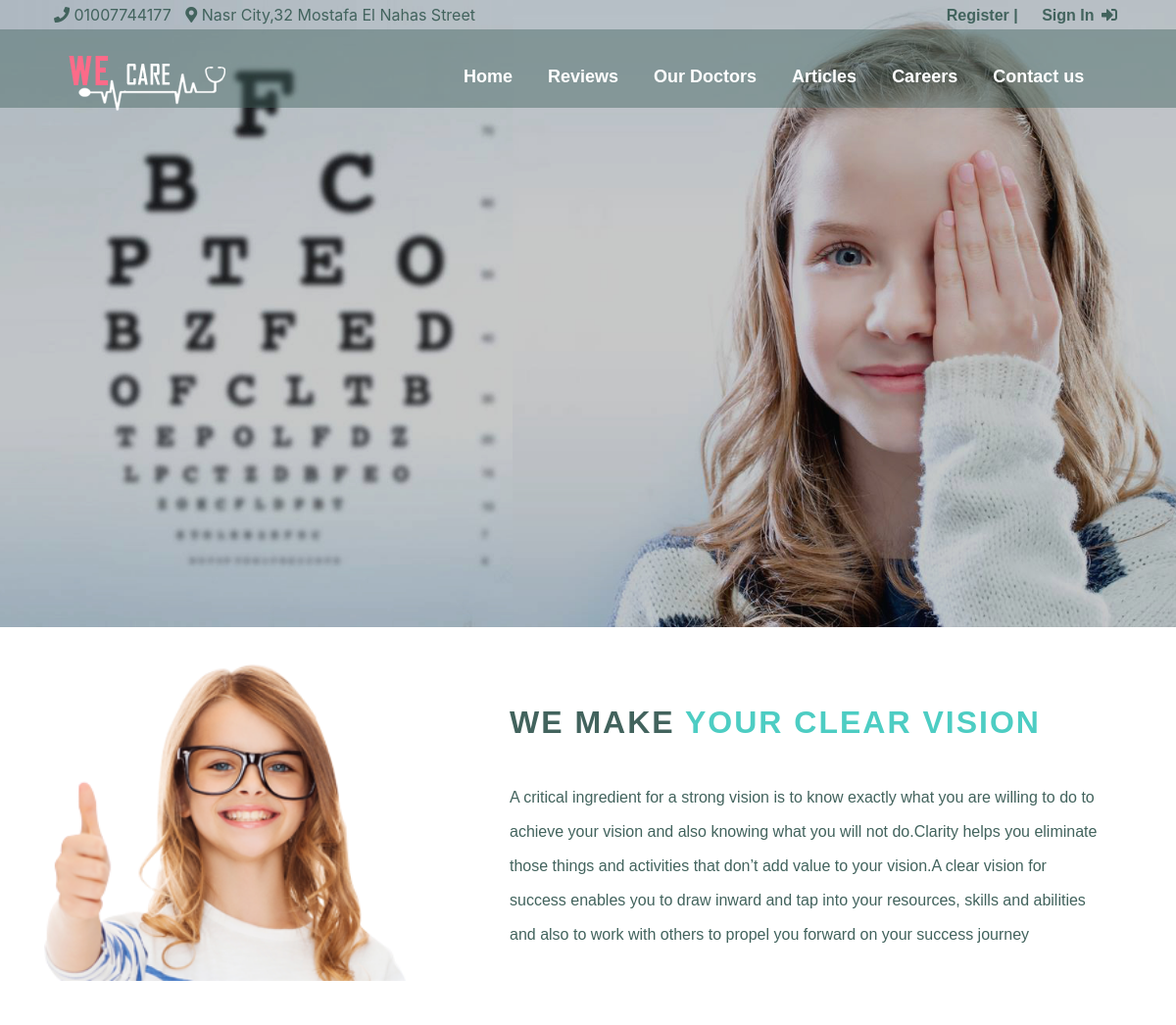
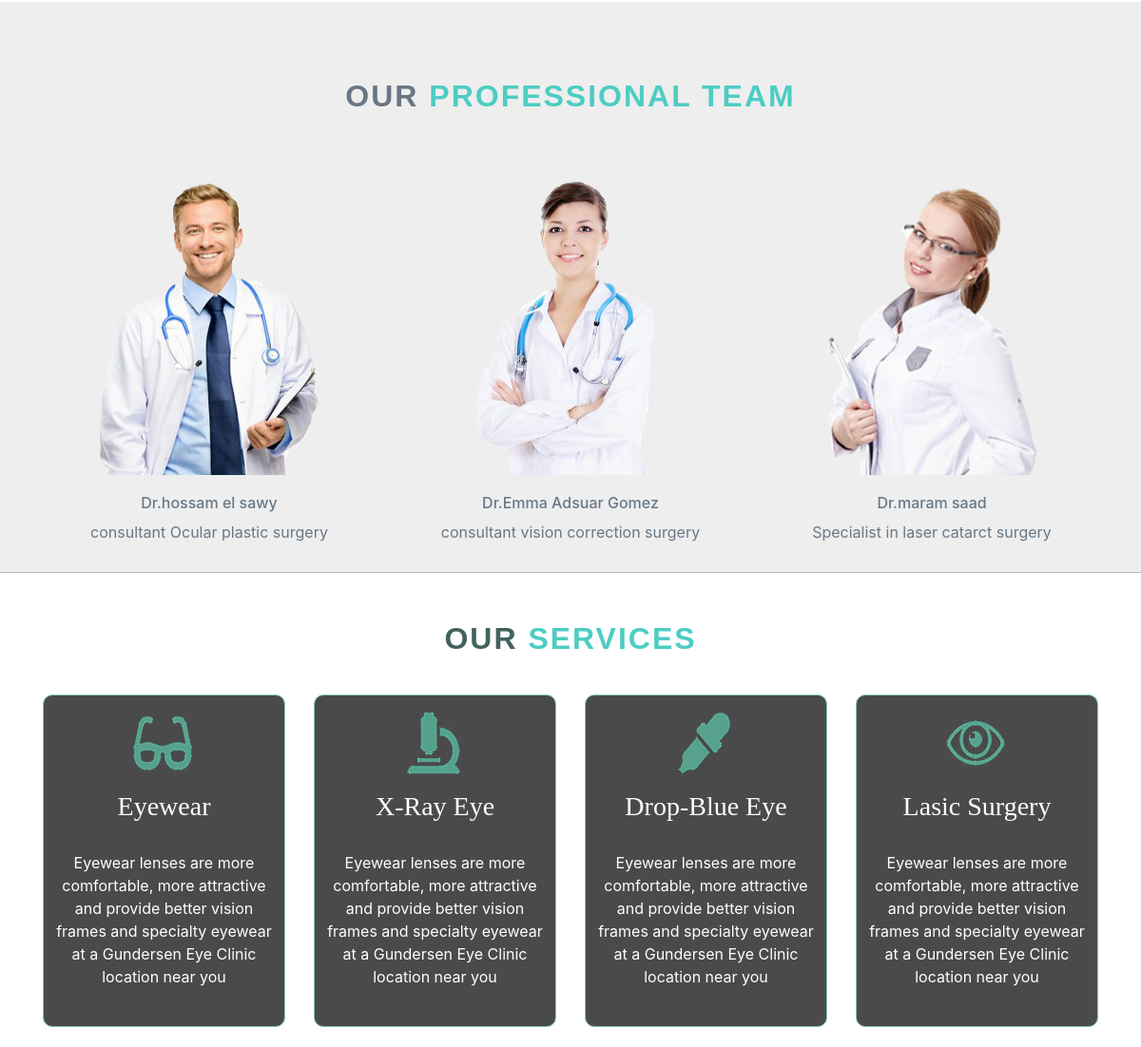
Screenshot of /optical.php with the database file from the repository (2 pictures, top to bottom).
### tables this page shows
CREATE TABLE `doctors` (
  `dr_id` int(11) NOT NULL,
  `dr_name` varchar(50) NOT NULL,
  `dr_title` varchar(50) NOT NULL,
  `dep_id` int(11) NOT NULL,
  `dr_img` varchar(255) NOT NULL
);

### optical.php (the view, shortened to what this page needs)
<!doctype html>
<html>
<head>
<link href="css/bootstrap.min.css" rel="stylesheet" type="text/css">
<link href="css/Departmentsstyle.css" rel="stylesheet" type="text/css">
<link rel="stylesheet" href="https://use.fontawesome.com/releases/v5.2.0/css/all.css">
</head>
<body>
<div id="header-eye">
  <div id="top-header">
      <div class="container">
       <div class="row">
        <div class="col-lg-6 col-xs-12" id="info">
            <i class="fas fa-phone "></i> <span>01007744177</span>
            <i class="fas fa-map-marker-alt"></i> <span>Nasr City,32 Mostafa El Nahas Street</span>
        </div>
        <?php
	if(!(isset($_SESSION["login"]) && $_SESSION["login"] == "OK")) {
?>
		 <div class="col-lg-6 col-xs-12" id="signIn">
        <span>
           <a href="register.php"> Register  | </a>
  <a href="#" data-toggle="modal" data-target="#exampleModal"> Sign In</a>
  <i class="fas fa-sign-in-alt"></i></span>
   <?php } ?>
       </div>
      </div>
  </div>
  <div id="nav">
   <div class="container">
       <div class="row">
       <div class="col-lg-12 col-xs-8 ">
       <nav class="navbar navbar-expand-lg navbar-light ">
  <a class="navbar-brand" href="#"><img src="imgs/logo.png" width="178" height="66" alt="logo"></a>
  <div class="collapse navbar-collapse" id="navbarSupportedContent">
    <ul class="navbar-nav mr-auto nav">
      <li class="nav-item">
                    <a class="nav-link active" href="index.php">Home</a>
                  </li>
                  <li class="nav-item">
                    <a class="nav-link" href="index.php">Reviews</a>
                  </li>
                  <li class="nav-item">
                    <a class="nav-link" href="doctors.php">Our Doctors</a>
                  </li>
                  <li class="nav-item">
                    <a class="nav-link" href="#">Articles</a>
                  </li>
                  <li class="nav-item">
                    <a class="nav-link" href="career.php">Careers</a>
                  </li>
                  <li class="nav-item">
                    <a class="nav-link" href="#footer">Contact us</a>
                  </li>
    </ul>
  </div>
</nav>
        </div>
       </div>
   </div>
  	  </div>
	</div>
	</div>
	<div id="clinic-info">
	  <div class="container">
		<div class="row">
             <div class="info-r col-md-4 col-lg-3 d-none d-md-flex">
                 <img src="imgs/optical/thumbs-Up-girl%20(1).png"  >
            </div>
            <div class="info-l offset-md-2 col-12 offset-lg-2 col-md-6 col-lg-7">
            <h2><span>we make </span> your clear vision</h2>
			   <p>A critical ingredient for a strong vision is to know exactly what you are willing to do to achieve your vision   and also knowing what you will not do.Clarity helps you eliminate those things and activities that don’t add                                                 value to your vision.A clear vision for success enables you to draw inward and tap into your resources, skills   and abilities and also to work with others to propel you forward on your success journey
			  </p>
		 </div>
	    </div>
	  </div>
	</div>
 <?php include('config.php');?>
  <section id="clinic-doctors">
		<div class="container">
		  <h2 class="head"><span> our </span> professional team  </h2>
		     <div class="row text-center">
             <?php
					$sql = "SELECT * FROM doctors where dep_id=3";
					$result = $conn->query($sql);
					if ($result->num_rows > 0) {
					while($row = $result->fetch_assoc()) {
		    ?>
			 <div  id="doctors" class="col-4 offset-4 offset-lg-0 col-lg-4">
                 <div class="contain">
				      <img src="imgs/<?php echo $row["dr_img"];?>" class="image">
                 </div>
                 <div class="details text-center">
                      <h6><?php echo $row["dr_name"];  ?> </h6>
                      <p><?php echo $row["dr_title"];  ?></p>
                  </div>
            </div>
            <?php
    }
} else {
    echo "no result";
}
  ?>
          </div>
        </div>
	</section>
                         <section id="serv-eye">
                                <div class="container">
                                      <h2> <span> Our </span> Services </h2>
                                           <div class="row">
                                              <div class=" col-12 col-sm-6 col-lg-3">
                                                  <div class="servic-opt" >
                                                        <img src="imgs/optical/glass.png">
                                                         <h3>eyewear</h3>
                                                         <p>
                                                            Eyewear lenses are more comfortable, more attractive
                                                            and provide better vision frames and specialty eyewear
                                                            at a Gundersen Eye Clinic location near you
                                                         </p>
                                                    </div>
                                               </div>
                                                    <div class=" col-12 col-sm-6 col-lg-3">
                                                  <div class="servic-opt" >
                                                       <img src="imgs/optical/microscop.png">
                                                         <h3>X-Ray eye</h3>
                                                         <p>
                                                            Eyewear lenses are more comfortable, more attractive
                                                            and provide better vision frames and specialty eyewear
                                                            at a Gundersen Eye Clinic location near you
                                                         </p>
                                                        </div>
                                               </div>
                                                <div class=" col-12 col-sm-6 col-lg-3">
                                                  <div class="servic-opt" >
                                                         <img src="imgs/optical/drop.png">
                                                         <h3> drop-blue eye</h3>
                                                         <p>
                                                            Eyewear lenses are more comfortable, more attractive
                                                            and provide better vision frames and specialty eyewear
                                                            at a Gundersen Eye Clinic location near you
                                                         </p>
                                                  </div>
                                                        </div>
                                                    <div class=" col-12 col-sm-6 col-lg-3">
                                                  <div class="servic-opt" >
                                                         <img src="imgs/optical/eye.png">
                                                         <h3>Lasic Surgery</h3>
                                                         <p>
                                                            Eyewear lenses are more comfortable, more attractive
                                                            and provide better vision frames and specialty eyewear
                                                            at a Gundersen Eye Clinic location near you                                                         </p>
                                                   </div>
                                                        </div>
                                       </div>
                                    </div>
                                </section>
</body>
</html>

### css/Departmentsstyle.css (style rules this page uses)
* { -webkit-box-sizing: border-box; -moz-box-sizing: border-box; -o-box-sizing: border-box; box-sizing: border-box; }
body { height: 2000px; }
#top-header { height:30px; }
#nav { height:80px; width:100%; background-color:rgba(66,99,93,.45); position: absolute; top: 30px; left: 0px; }
#nav img { margin-top:4px; }
#nav .nav { float:right; }
#nav .nav a { font-size:18px; color:#FFF; font-weight:bold; font-family:Tahoma, Geneva, sans-serif; }
#top-header { padding-top:3px; }
#top-header span { padding-right:10px; color:#42635d; }
.fa-phone { padding-left:10px; color:#42635d; }
.fa-map-marker-alt { color:#42635d; }
#signIn span { float:right; padding-right:15px; }
#signIn a { padding-left:20px; text-decoration:none; color:#42635d; font-family:Arial, Helvetica, sans-serif; font-weight:bold; }
.fa-sign-in-alt { color:#42635d; padding-left:3px; }
#clinic-info { position: relative; min-height: 400px; }
.info-l { margin-top: 20px; }
.info-l h2 { margin-top :50px; margin-bottom: 20px; font-family:Arial, Helvetica, sans-serif; color:#4dcdc3; letter-spacing: 2px; font-weight:bold; margin-bottom:40px; text-transform: uppercase; }
.info-l h2 span { color:#42635d; }
.info-l p { color:#42635d; margin: 30px 30px 30px 0px; font-family:Tahoma, Geneva, sans-serif; line-height: 35px; font-size: 16px; }
.info-r { margin-top: 30px; }
.head { margin-top :50px; margin-bottom: 20px; font-family:Arial, Helvetica, sans-serif; color:#4dcdc3; letter-spacing: 2px; font-weight:bold; margin-bottom:40px; text-transform: uppercase; }
.head span { color:#42635d; }
#clinic-doctors { min-height: 600px; background-color: #eee; padding-top: 30px; }
.head { text-align: center; font-weight: 600; padding-bottom:30px; color:#4dcdc3; margin-bottom: 30px; }
.head span { color: #697785; padding-bottom: 10px; }
#doctors img { width: 250px; height: 320px; border-radius: 15px; }
.contain { position: relative; margin-bottom: 20px; margin-left:50px; }
.image { display: block; width: 100%; height: auto; }
.details h6 { color: #697785 }
.details p { color: #697785 }
#header-eye { width:100%; background:url(../imgs/optical/rrr.jpg) no-repeat center center; height:640px; background-size:cover; }
#serv-eye { width: 100%; border-top:1px solid #BCBCBC; min-height:500px; }
#serv-eye h2 { margin-top: 50px; margin-bottom: 20px; font-family: Arial, Helvetica, sans-serif; color: #4dcdc3; letter-spacing: 2px; font-weight: bold; margin-bottom: 40px; text-transform: uppercase; TEXT-ALIGN: CENTER; }
#serv-eye h2 span { color:#42635d; }
.servic-opt { height:350px; border:1px solid #65BAAD ; border-radius:10px; opacity:0.8; background:#1D1D1D; margin-bottom: 20px; }
#serv-eye img { margin:10px 85px; }
#serv-eye h3 { text-align:center; text-transform:capitalize; font-family:Calibri; color:#fff }
#serv-eye p { text-align:center; color:#fff; margin-top:30px; font-size:16px; padding: 0px 10px; }
#icons h5,p { color:#fff; }
#navbarSupportedContent { margin-left:190px; }
#navbarSupportedContent li { margin-left:20px; }

### rows the page displays
doctors: dr_img (picture), dr_name "Dr.hossam el sawy", dr_title "consultant Ocular plastic surgery"
doctors: dr_img (picture), dr_name "Dr.Emma Adsuar Gomez", dr_title "consultant vision correction surgery"
doctors: dr_img (picture), dr_name "Dr.maram saad", dr_title "Specialist in laser catarct surgery"
